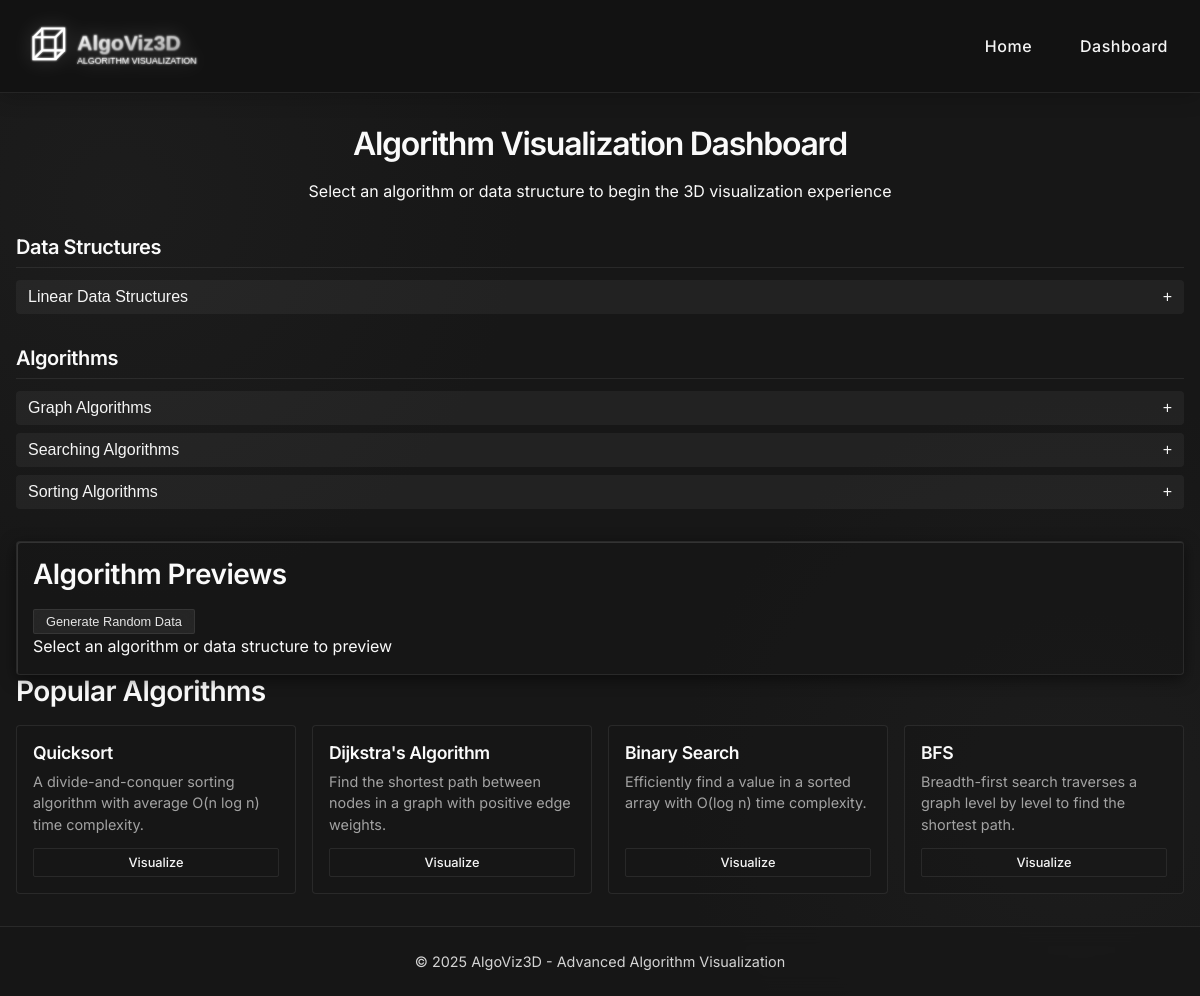
/dashboard/, run on the app's committed database.
### visualizer/models.py (models this page shows, shortened)
class DataStructure(models.Model):
    CATEGORIES = [
        ('linear', 'Linear Data Structures'),
        ('tree', 'Tree Structures'),
        ('graph', 'Graph Structures'),
        ('hash', 'Hashing Structures'),
    ]
    name = models.CharField(max_length=100)
    category = models.CharField(max_length=50, choices=CATEGORIES)
    description = models.TextField()

class Algorithm(models.Model):
    CATEGORIES = [
        ('search', 'Searching Algorithms'),
        ('sort', 'Sorting Algorithms'),
        ('tree', 'Tree Operations'),
        ('graph', 'Graph Algorithms'),
        ('array', 'Array/List Operations'),
    ]
    name = models.CharField(max_length=100)
    category = models.CharField(max_length=50, choices=CATEGORIES)
    description = models.TextField()
    code_implementation = models.TextField()
    time_complexity = models.CharField(max_length=100)
    space_complexity = models.CharField(max_length=100)
    data_structures = models.ManyToManyField(DataStructure, related_name='algorithms')
    educational_notes = models.TextField(blank=True, help_text='Detailed educational explanation of how the algorithm works')
    step_by_step_explanation = models.TextField(blank=True, help_text='Written step-by-step explanation of the algorithm')
    best_use_cases = models.TextField(blank=True, help_text='When this algorithm performs best')
    limitations = models.TextField(blank=True, help_text='Limitations or drawbacks of this algorithm')
    historical_context = models.TextField(blank=True, help_text='Historical development of the algorithm')

### visualizer/views.py (the view)
# urls.py: path('dashboard/', views.dashboard, name='dashboard'),
def dashboard(request):
    algorithms = Algorithm.objects.all().order_by('category', 'name')
    data_structures = DataStructure.objects.all().order_by('category', 'name')
    algorithm_categories = {}
    for algorithm in algorithms:
        if algorithm.category not in algorithm_categories:
            algorithm_categories[algorithm.category] = []
        algorithm_categories[algorithm.category].append(algorithm)
    data_structure_categories = {}
    for data_structure in data_structures:
        if data_structure.category not in data_structure_categories:
            data_structure_categories[data_structure.category] = []
        data_structure_categories[data_structure.category].append(data_structure)
    context = {
        'algorithm_categories': algorithm_categories,
        'data_structure_categories': data_structure_categories,
    }
    return render(request, 'dashboard.html', context)

### templates/dashboard.html (shortened to what this page needs)
{% extends 'base.html' %}
{% block content %}
<div class="dashboard">
    <div class="dashboard-header">
        <h1>Algorithm Visualization Dashboard</h1>
        <p>Select an algorithm or data structure to begin the 3D visualization experience</p>
    </div>
    <div class="dashboard-content">
        <div class="dashboard-sidebar">
            <div class="sidebar-section">
                <h2>Data Structures</h2>
                <div class="accordion">
                    {% for category, structures in data_structure_categories.items %}
                        <div class="accordion-item">
                            <button class="accordion-header">
                                {% if category == 'linear' %}
                                    Linear Data Structures
                                {% elif category == 'tree' %}
                                    Tree Structures
                                {% elif category == 'graph' %}
                                    Graph Structures
                                {% elif category == 'hash' %}
                                    Hashing Structures
                                {% endif %}
                                <span class="accordion-icon">+</span>
                            </button>
                        </div>
                    {% endfor %}
                </div>
            </div>
            <div class="sidebar-section">
                <h2>Algorithms</h2>
                <div class="accordion">
                    {% for category, algorithms in algorithm_categories.items %}
                        <div class="accordion-item">
                            <button class="accordion-header">
                                {% if category == 'search' %}
                                    Searching Algorithms
                                {% elif category == 'sort' %}
                                    Sorting Algorithms
                                {% elif category == 'tree' %}
                                    Tree Operations
                                {% elif category == 'graph' %}
                                    Graph Algorithms
                                {% elif category == 'array' %}
                                    Array/List Operations
                                {% endif %}
                                <span class="accordion-icon">+</span>
                            </button>
                        </div>
                    {% endfor %}
                </div>
            </div>
        </div>
        <div class="dashboard-main">
            <div class="preview-container">
                <div class="preview-header">
                    <h2>Algorithm Previews</h2>
                    <div class="preview-controls">
                        <button id="preview-random" class="btn btn-secondary btn-small">Generate Random Data</button>
                    </div>
                </div>
                <div class="preview-visualization" id="preview-visualization">
                    <div class="preview-placeholder">
                        <p>Select an algorithm or data structure to preview</p>
                    </div>
                </div>
            </div>
            <div class="popular-algorithms">
                <h2>Popular Algorithms</h2>
                <div class="algorithm-grid">
                    <div class="algorithm-grid-item">
                        <h3>Quicksort</h3>
                        <p>A divide-and-conquer sorting algorithm with average O(n log n) time complexity.</p>
                        <a href="/visualization/5/" class="btn btn-small">Visualize</a>
                    </div>
                    <div class="algorithm-grid-item">
                        <h3>Dijkstra's Algorithm</h3>
                        <p>Find the shortest path between nodes in a graph with positive edge weights.</p>
                        <a href="/visualization/12/" class="btn btn-small">Visualize</a>
                    </div>
                    <div class="algorithm-grid-item">
                        <h3>Binary Search</h3>
                        <p>Efficiently find a value in a sorted array with O(log n) time complexity.</p>
                        <a href="/visualization/7/" class="btn btn-small">Visualize</a>
                    </div>
                    <div class="algorithm-grid-item">
                        <h3>BFS</h3>
                        <p>Breadth-first search traverses a graph level by level to find the shortest path.</p>
                        <a href="/visualization/10/" class="btn btn-small">Visualize</a>
                    </div>
                </div>
            </div>
        </div>
    </div>
</div>
{% endblock %}

### templates/base.html (shortened to what this page needs)
<!DOCTYPE html>
<html lang="en">
<head>
    <link rel="stylesheet" href="/static/css/styles.css">
</head>
<body>
    <header class="header">
        <div class="header-content">
            <div class="logo">
                <svg xmlns="http://www.w3.org/2000/svg" viewBox="0 0 240 60" width="210" height="60">
                  <g filter="url(#glow)">
                    <text class="logo-text" x="70" y="35" font-family="Arial, sans-serif" font-size="24" font-weight="bold" fill="url(#grad1)">AlgoViz3D</text>
                    <text class="tagline" x="70" y="50" font-family="Arial, sans-serif" font-size="10" fill="#ffffff">ALGORITHM VISUALIZATION</text>
                  </g>
                </svg>
            </div>
            <nav class="main-nav">
                <ul>
                    <li><a href="/">Home</a></li>
                    <li><a href="/dashboard/">Dashboard</a></li>
                </ul>
            </nav>
        </div>
    </header>
    <main class="main-content">
        {% block content %}{% endblock %}
    </main>
    <footer class="footer">
        <p>&copy; 2025 AlgoViz3D - Advanced Algorithm Visualization</p>
    </footer>
</body>
</html>

### static/css/visualization-enhanced.css (style rules this page uses)
.btn { padding: 10px 18px; border-radius: 8px; font-weight: 600; cursor: pointer; transition: all 0.3s ease; border: 2px solid transparent; font-size: 0.95rem; }
.btn-secondary { background-color: rgba(40, 50, 80, 0.7); color: #f0f0f0; border-color: rgba(100, 149, 237, 0.3); }
.btn-small { padding: 8px 15px; font-size: 0.85rem; }

### templates/base.html (style rules this page uses)
.logo svg { max-height: 60px; width: 210px; filter: drop-shadow(0 0 10px rgba(255, 255, 255, 0.2)); }
.header { background-color: rgba(18, 18, 18, 0.95); }
.logo-text { opacity: 0; animation: fadeIn 1.5s forwards; animation-delay: 0.5s; }
.tagline { opacity: 0; animation: fadeIn 1.5s forwards; animation-delay: 1s; }

### data on the page
DataStructure: category "Linear Data Structures"
Algorithm: category "Graph Algorithms"
Algorithm: category "Searching Algorithms"
Algorithm: category "Sorting Algorithms"
